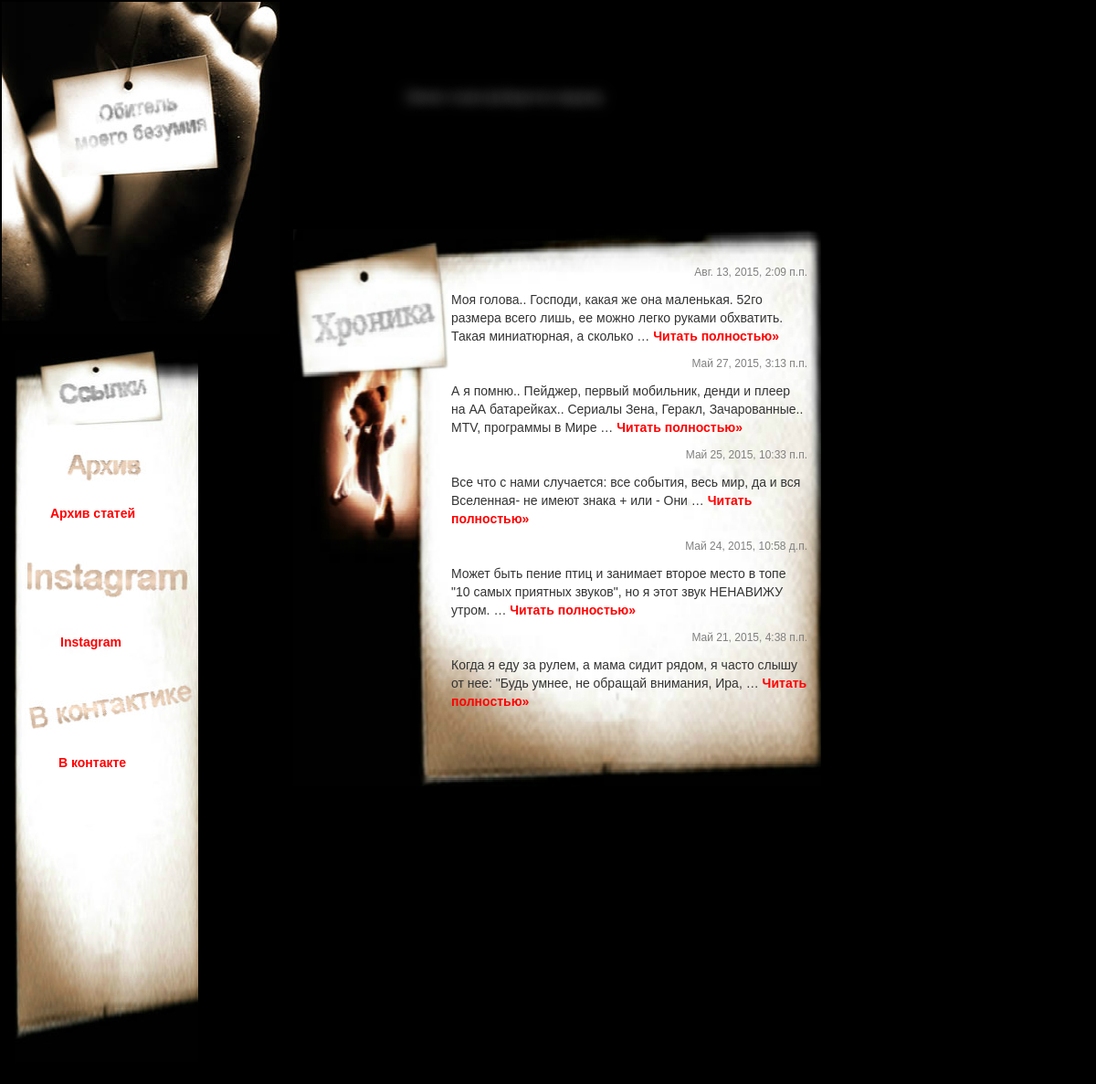
The page / on the database its author committed.
### blog/models.py (models this page shows, shortened)
class Post(models.Model):
    title = models.CharField(max_length=255)
    datetime = models.DateTimeField('Дата публикации')
    content = models.TextField(max_length=10000)

### cellmadness/views.py (the view)
# urls.py: url(r'^$', 'cellmadness.views.home', name='home'),
def home(request):
    vars = dict (
            posts=Post.objects.all().order_by('-datetime')[:5],
                )
    return render_to_response('blog/index.html', vars, context_instance=RequestContext(request))

### templates/blog/index.html (shortened to what this page needs)
{% extends 'blog/base.html' %}
{% block content %}
    {% for post in posts %}
        <p class='datetime'>{{ post.datetime }}</p>
        <p>{{ post.content|truncatewords:20|safe}}
        <a href="{% url 'blog:one_new' post.id %}">Читать полностью&raquo;</a>
        </p>
    {% empty %}
    <p>Нет постов</p>
    {% endfor %}
{% endblock %}

### templates/blog/base.html (shortened to what this page needs)
{% load staticfiles %}
<!DOCTYPE html>
<html lang="ru">
    <head>
        <link href="{% static "bootstrap/css/bootstrap.min.css"%}" rel="stylesheet">
        <link href="{% static "bootstrap/css/bootstrap-responsive.css" %}" rel="stylesheet">
    </head>
<body>
<header class="intro">
        <div class="banner">
            <h1>Обитель</h1>
            <h2>моего безумия</h2>
        </div>
        <div class="summary">
            <div class="summary_text">
                <h4 class="door">Тёмная комната.</h4>
                <p class="door">Пожалуйста закрывайте дверь! </p>
                <p class="darkness">Иначе тьма выберется наружу.</p>
            </div>
        </div>
    </header>
    <aside class="sidebar">
        <ul>
            <li><a href="{% url 'blog:news' %}">Архив статей</a> </li>
            <li><a href="https://www.instagram.com/irafit/">Instagram</a>  </li>
            <li><a href="http://vk.com/irafit">В контакте</a>      </li>
        </ul>
    </aside>
    <section class="article">
        <div class="news">
            <div class="news_text">
                {% block content %}Empty page{% endblock %}
            </div>
        </div>
    </section>
</body>
</html>

### rows shown on the page
Post: datetime "Авг. 13, 2015, 2:09 п.п.", content "Моя голова.. Господи, какая же она маленькая. 52го размера всего лишь, ее можно легко руками обхватить. Такая миниатюрная, а сколько …"
Post: datetime "Май 27, 2015, 3:13 п.п.", content "А я помню.. Пейджер, первый мобильник, денди и плеер на АА батарейках.. Сериалы Зена, Геракл, Зачарованные.. MTV, программы в Мире …"
Post: datetime "Май 25, 2015, 10:33 п.п.", content "Все что с нами случается: все события, весь мир, да и вся Вселенная- не имеют знака + или - Они …"
Post: datetime "Май 24, 2015, 10:58 д.п.", content "Может быть пение птиц и занимает второе место в топе \"10 самых приятных звуков\", но я этот звук НЕНАВИЖУ утром. …"
Post: datetime "Май 21, 2015, 4:38 п.п.", content "Когда я еду за рулем, а мама сидит рядом, я часто слышу от нее: \"Будь умнее, не обращай внимания, Ира, …"
